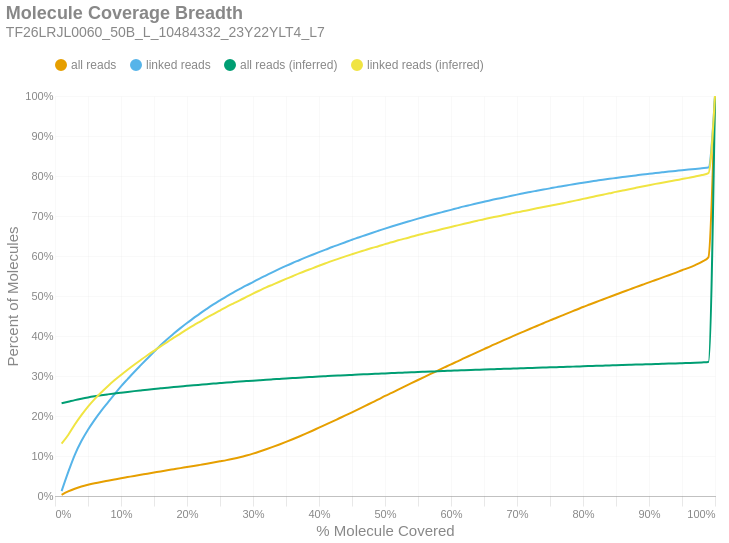

Notebook cell for this chart:
### Markdown cell above
### Molecule Read Coverage
This chart shows molecule coverage breadth as computed by the number of bases aligned to that molecule. In other words, "*how much of each unique long molecule is actually sequenced/aligned?*" Keep in mind there is a distinction between sequences and alignments, since some sequences belonging to a particular molecule may not align well and wouldn't appear in the alignment data. This chart also shows molecule coverage breadth as computed by the *inferred fragment* from which the aligned sequences originate. Unlike read coverage, this calculation takes into account the total insert size, including unsequenced gaps between the forward and reverse reads. Like the previous figures, these are cumulative percents.

### Code cell
if SKIPLR:
    print_html(f"Skipped")
else:
    binned_df = consolidated_hist(valids['coverage_bp'], mask, 0.01, True)
    binned_df_inf = consolidated_hist(valids['coverage_inserts'], mask, 0.01, True)
    binned_df = binned_df.with_columns(pl.lit(binned_df_inf['all reads (cumsum)']).alias('all reads (inferred)'))
    binned_df = binned_df.with_columns(pl.lit(binned_df_inf['linked reads (cumsum)']).alias('linked reads (inferred)'))
    binned_df = binned_df.with_columns(
        (pl.col('bin').cast(pl.Float64) + 0.01).alias('right_edge')
    )

    with SafeRender(binned_df):
        (
            density_plot(binned_df, 'Molecule Coverage Breadth', samplename, 'molcov', ['all reads (inferred)','linked reads (inferred)'])
            .encode(
                #x=alt.X('bin:Q', title="% Molecule Covered").axis(format = '%').scale(padding=0),
                x=alt.X('right_edge:Q', title="% Molecule Covered").axis(format='%').scale(padding=0),
                y=alt.Y('value:Q', title='Percent of Molecules')
                    .axis(format='%')
                    .stack(False)
                    .scale(domainMin=0, padding=0),
                color=alt.Color("key:N").scale(domain = ["all reads", "linked reads", "all reads (inferred)", "linked reads (inferred)"]),
                tooltip = [
                    alt.Tooltip("key:N", title = "Data Type"),
                    alt.Tooltip("range_label:N", title="% Molecule Covered"),
                    alt.Tooltip("value:Q", format = ".2%", title="% Molecules")
                ]
            )
        ).display()

### Figure 1 — Vega-Lite specification as saved in the notebook (floating-point values rounded to 4 significant figures)
{"width": "container", "height": 400, "config": {"title": {"anchor": "start", "dy": -15, "fontSize": 18, "color": "#888888", "subtitleColor": "#888888", "subtitleFontSize": 14}, "arc": {"fill": "#0072B2"}, "axis": {"domainColor": "#888888", "domainWidth": 0.5, "gridWidth": 0.2, "grid": false, "titleFontWeight": 400, "titleFontSize": 15, "labelFontSize": 11, "labelColor": "#888888", "tickColor": "#888888", "tickWidth": 0.2, "titleColor": "#888888"}, "axisBand": {"grid": false}, "axisX": {"grid": true, "tickSize": 10, "domainCap": "round"}, "axisY": {"domain": false, "grid": true, "tickSize": 0, "domainCap": "round"}, "background": "transparent", "header": {"labelFontSize": 15, "labelColor": "#888888", "titleFontSize": 15, "titleFontWeight": 600, "titleColor": "#888888"}, "legend": {"labelFont": "sans-serif", "labelFontSize": 12, "labelColor": "#888888", "symbolSize": 100, "symbolType": "circle", "titleFontSize": 12, "titlePadding": 10, "titleColor": "#888888", "title": null, "orient": "top"}, "range": {"category": ["#E69F00", "#56B4E9", "#009E73", "#F0E442", "#0072B2", "#D55E00", "#CC79A7", "#000000"], "diverging": ["#cfe8f3", "#a2d4ec", "#73bfe2", "#46abdb", "#1696d2", "#12719e"]}, "area": {"fill": "#0072B2", "fillOpacity": 0.7, "line": true, "strokeOpacity": 0.7}, "line": {"color": "#0072B2", "stroke": "#0072B2", "strokeWidth": 2}, "trail": {"color": "#0072B2", "stroke": "#0072B2", "strokeWidth": 0, "size": 1}, "point": {"filled": true, "fillOpacity": 1.0, "size": 95}, "text": {"color": "#888888", "fontSize": 11, "align": "right", "fontWeight": 400, "size": 11}, "bar": {"fill": "#0072B2", "stroke": null}, "view": {"stroke": null, "continuousWidth": 660, "continuousHeight": 400}}, "data": {"name": "data-f5264f682bd7e66673f9bc4347b3ea04"}, "mark": {"type": "line", "interpolate": "monotone", "point": {"opacity": 0, "size": 275}}, "encoding": {"color": {"field": "key", "scale": {"domain": ["all reads", "linked reads", "all reads (inferred)", "linked reads (inferred)"]}, "type": "nominal"}, "tooltip": [{"field": "key", "title": "Data Type", "type": "nominal"}, {"field": "range_label", "title": "% Molecule Covered", "type": "nominal"}, {"field": "value", "format": ".2%", "title": "% Molecules", "type": "quantitative"}], "x": {"axis": {"format": "%"}, "field": "right_edge", "scale": {"padding": 0}, "title": "% Molecule Covered", "type": "quantitative"}, "y": {"axis": {"format": "%"}, "field": "value", "scale": {"domainMin": 0, "padding": 0}, "stack": false, "title": "Percent of Molecules", "type": "quantitative"}}, "params": [{"name": "param_c36ac31b6afebe62", "select": {"type": "point", "fields": ["key"]}, "bind": "legend"}], "title": {"text": "Molecule Coverage Breadth", "subtitle": "TF26LRJL0060_50B_L_10484332_23Y22YLT4_L7"}, "transform": [{"fold": ["all reads (cumsum)", "linked reads (cumsum)", "all reads (inferred)", "linked reads (inferred)"]}, {"calculate": "replace(datum.key, ' (cumsum)', '')", "as": "key"}, {"filter": {"param": "param_c36ac31b6afebe62"}}], "usermeta": {"embedOptions": {"downloadFileName": "TF26LRJL0060_50B_L_10484332_23Y22YLT4_L7.molcov"}}, "$schema": "https://vega.github.io/schema/vega-lite/v6.4.1.json", "datasets": {"data-f5264f682bd7e66673f9bc4347b3ea04": [{"bin": "0.0", "interval": "0.0-0.01", "all reads": 0.003093, "linked reads": 0.01225, "all reads (cumsum)": 0.003093, "linked reads (cumsum)": 0.01225, "range_label": "0.0-0.01", "all reads (inferred)": 0.2318, "linked reads (inferred)": 0.131, "right_edge": 0.01}, {"bin": "0.01", "interval": "0.01-0.02", "all reads": 0.008256, "linked reads": 0.04738, "all reads (cumsum)": 0.01135, "linked reads (cumsum)": 0.05963, "range_label": "0.01-0.02", "all reads (inferred)": 0.2356, "linked reads (inferred)": 0.1526, "right_edge": 0.02}, {"bin": "0.02", "interval": "0.02-0.03", "all reads": 0.006918, "linked reads": 0.04336, "all reads (cumsum)": 0.01827, "linked reads (cumsum)": 0.103, "range_label": "0.02-0.03", "all reads (inferred)": 0.2397, "linked reads (inferred)": 0.1787, "right_edge": 0.03}, {"bin": "0.03", "interval": "0.03-0.04", "all reads": 0.005284, "linked reads": 0.03433, "all reads (cumsum)": 0.02355, "linked reads (cumsum)": 0.1373, "range_label": "0.03-0.04", "all reads (inferred)": 0.2432, "linked reads (inferred)": 0.2022, "right_edge": 0.04}, {"bin": "0.04", "interval": "0.04-0.05", "all reads": 0.004341, "linked reads": 0.02837, "all reads (cumsum)": 0.02789, "linked reads (cumsum)": 0.1657, "range_label": "0.04-0.05", "all reads (inferred)": 0.2464, "linked reads (inferred)": 0.2235, "right_edge": 0.05}, {"bin": "0.05", "interval": "0.05-0.06", "all reads": 0.003789, "linked reads": 0.0248, "all reads (cumsum)": 0.03168, "linked reads (cumsum)": 0.1905, "range_label": "0.05-0.06", "all reads (inferred)": 0.2492, "linked reads (inferred)": 0.2423, "right_edge": 0.06}, {"bin": "0.06", "interval": "0.06-0.07", "all reads": 0.003422, "linked reads": 0.02258, "all reads (cumsum)": 0.0351, "linked reads (cumsum)": 0.2131, "range_label": "0.06-0.07", "all reads (inferred)": 0.2517, "linked reads (inferred)": 0.2589, "right_edge": 0.07}, {"bin": "0.07", "interval": "0.07-0.08", "all reads": 0.003156, "linked reads": 0.02065, "all reads (cumsum)": 0.03826, "linked reads (cumsum)": 0.2337, "range_label": "0.07-0.08", "all reads (inferred)": 0.2541, "linked reads (inferred)": 0.2744, "right_edge": 0.08}, {"bin": "0.08", "interval": "0.08-0.09", "all reads": 0.003112, "linked reads": 0.0204, "all reads (cumsum)": 0.04137, "linked reads (cumsum)": 0.2541, "range_label": "0.08-0.09", "all reads (inferred)": 0.2563, "linked reads (inferred)": 0.2891, "right_edge": 0.09}, {"bin": "0.09", "interval": "0.09-0.1", "all reads": 0.003065, "linked reads": 0.01984, "all reads (cumsum)": 0.04444, "linked reads (cumsum)": 0.274, "range_label": "0.09-0.1", "all reads (inferred)": 0.2583, "linked reads (inferred)": 0.3027, "right_edge": 0.1}, {"bin": "0.1", "interval": "0.1-0.11", "all reads": 0.00285, "linked reads": 0.01826, "all reads (cumsum)": 0.04729, "linked reads (cumsum)": 0.2922, "range_label": "0.1-0.11", "all reads (inferred)": 0.2603, "linked reads (inferred)": 0.3158, "right_edge": 0.11}, {"bin": "0.11", "interval": "0.11-0.12", "all reads": 0.002865, "linked reads": 0.01789, "all reads (cumsum)": 0.05015, "linked reads (cumsum)": 0.3101, "range_label": "0.11-0.12", "all reads (inferred)": 0.2622, "linked reads (inferred)": 0.3282, "right_edge": 0.12}, {"bin": "0.12", "interval": "0.12-0.13", "all reads": 0.002814, "linked reads": 0.01702, "all reads (cumsum)": 0.05297, "linked reads (cumsum)": 0.3271, "range_label": "0.12-0.13", "all reads (inferred)": 0.264, "linked reads (inferred)": 0.3401, "right_edge": 0.13}, {"bin": "0.13", "interval": "0.13-0.14", "all reads": 0.002789, "linked reads": 0.01677, "all reads (cumsum)": 0.05575, "linked reads (cumsum)": 0.3439, "range_label": "0.13-0.14", "all reads (inferred)": 0.2658, "linked reads (inferred)": 0.3518, "right_edge": 0.14}, {"bin": "0.14", "interval": "0.14-0.15", "all reads": 0.002857, "linked reads": 0.01667, "all reads (cumsum)": 0.05861, "linked reads (cumsum)": 0.3606, "range_label": "0.14-0.15", "all reads (inferred)": 0.2674, "linked reads (inferred)": 0.363, "right_edge": 0.15}, {"bin": "0.15", "interval": "0.15-0.16", "all reads": 0.002912, "linked reads": 0.01656, "all reads (cumsum)": 0.06152, "linked reads (cumsum)": 0.3771, "range_label": "0.15-0.16", "all reads (inferred)": 0.2691, "linked reads (inferred)": 0.374, "right_edge": 0.16}, {"bin": "0.16", "interval": "0.16-0.17", "all reads": 0.002748, "linked reads": 0.01499, "all reads (cumsum)": 0.06427, "linked reads (cumsum)": 0.3921, "range_label": "0.16-0.17", "all reads (inferred)": 0.2707, "linked reads (inferred)": 0.3849, "right_edge": 0.17}, {"bin": "0.17", "interval": "0.17-0.18", "all reads": 0.002697, "linked reads": 0.01397, "all reads (cumsum)": 0.06697, "linked reads (cumsum)": 0.4061, "range_label": "0.17-0.18", "all reads (inferred)": 0.2723, "linked reads (inferred)": 0.3958, "right_edge": 0.18}, {"bin": "0.18", "interval": "0.18-0.19", "all reads": 0.002702, "linked reads": 0.01356, "all reads (cumsum)": 0.06967, "linked reads (cumsum)": 0.4196, "range_label": "0.18-0.19", "all reads (inferred)": 0.2738, "linked reads (inferred)": 0.4061, "right_edge": 0.19}, {"bin": "0.19", "interval": "0.19-0.2", "all reads": 0.002651, "linked reads": 0.01283, "all reads (cumsum)": 0.07232, "linked reads (cumsum)": 0.4325, "range_label": "0.19-0.2", "all reads (inferred)": 0.2753, "linked reads (inferred)": 0.4166, "right_edge": 0.2}, {"bin": "0.2", "interval": "0.2-0.21", "all reads": 0.002706, "linked reads": 0.01216, "all reads (cumsum)": 0.07503, "linked reads (cumsum)": 0.4446, "range_label": "0.2-0.21", "all reads (inferred)": 0.2768, "linked reads (inferred)": 0.4267, "right_edge": 0.21}, {"bin": "0.21", "interval": "0.21-0.22", "all reads": 0.002817, "linked reads": 0.01209, "all reads (cumsum)": 0.07785, "linked reads (cumsum)": 0.4567, "range_label": "0.21-0.22", "all reads (inferred)": 0.2782, "linked reads (inferred)": 0.4362, "right_edge": 0.22}, {"bin": "0.22", "interval": "0.22-0.23", "all reads": 0.002824, "linked reads": 0.01129, "all reads (cumsum)": 0.08067, "linked reads (cumsum)": 0.468, "range_label": "0.22-0.23", "all reads (inferred)": 0.2796, "linked reads (inferred)": 0.4458, "right_edge": 0.23}, {"bin": "0.23", "interval": "0.23-0.24", "all reads": 0.002932, "linked reads": 0.01094, "all reads (cumsum)": 0.0836, "linked reads (cumsum)": 0.4789, "range_label": "0.23-0.24", "all reads (inferred)": 0.2809, "linked reads (inferred)": 0.4547, "right_edge": 0.24}, {"bin": "0.24", "interval": "0.24-0.25", "all reads": 0.00302, "linked reads": 0.01025, "all reads (cumsum)": 0.08662, "linked reads (cumsum)": 0.4892, "range_label": "0.24-0.25", "all reads (inferred)": 0.2823, "linked reads (inferred)": 0.4637, "right_edge": 0.25}, {"bin": "0.25", "interval": "0.25-0.26", "all reads": 0.003097, "linked reads": 0.01005, "all reads (cumsum)": 0.08972, "linked reads (cumsum)": 0.4992, "range_label": "0.25-0.26", "all reads (inferred)": 0.2836, "linked reads (inferred)": 0.4728, "right_edge": 0.26}, {"bin": "0.26", "interval": "0.26-0.27", "all reads": 0.003553, "linked reads": 0.00949, "all reads (cumsum)": 0.09327, "linked reads (cumsum)": 0.5087, "range_label": "0.26-0.27", "all reads (inferred)": 0.2848, "linked reads (inferred)": 0.4811, "right_edge": 0.27}, {"bin": "0.27", "interval": "0.27-0.28", "all reads": 0.003828, "linked reads": 0.008886, "all reads (cumsum)": 0.0971, "linked reads (cumsum)": 0.5176, "range_label": "0.27-0.28", "all reads (inferred)": 0.286, "linked reads (inferred)": 0.4891, "right_edge": 0.28}, {"bin": "0.28", "interval": "0.28-0.29", "all reads": 0.004263, "linked reads": 0.008802, "all reads (cumsum)": 0.1014, "linked reads (cumsum)": 0.5264, "range_label": "0.28-0.29", "all reads (inferred)": 0.2872, "linked reads (inferred)": 0.4976, "right_edge": 0.29}, {"bin": "0.29", "interval": "0.29-0.3", "all reads": 0.004663, "linked reads": 0.008416, "all reads (cumsum)": 0.106, "linked reads (cumsum)": 0.5348, "range_label": "0.29-0.3", "all reads (inferred)": 0.2884, "linked reads (inferred)": 0.5058, "right_edge": 0.3}, {"bin": "0.3", "interval": "0.3-0.31", "all reads": 0.005202, "linked reads": 0.008797, "all reads (cumsum)": 0.1112, "linked reads (cumsum)": 0.5436, "range_label": "0.3-0.31", "all reads (inferred)": 0.2896, "linked reads (inferred)": 0.5137, "right_edge": 0.31}, {"bin": "0.31", "interval": "0.31-0.32", "all reads": 0.005617, "linked reads": 0.008109, "all reads (cumsum)": 0.1168, "linked reads (cumsum)": 0.5517, "range_label": "0.31-0.32", "all reads (inferred)": 0.2907, "linked reads (inferred)": 0.5214, "right_edge": 0.32}, {"bin": "0.32", "interval": "0.32-0.33", "all reads": 0.005894, "linked reads": 0.008123, "all reads (cumsum)": 0.1227, "linked reads (cumsum)": 0.5599, "range_label": "0.32-0.33", "all reads (inferred)": 0.2917, "linked reads (inferred)": 0.5285, "right_edge": 0.33}, {"bin": "0.33", "interval": "0.33-0.34", "all reads": 0.006115, "linked reads": 0.007817, "all reads (cumsum)": 0.1289, "linked reads (cumsum)": 0.5677, "range_label": "0.33-0.34", "all reads (inferred)": 0.2928, "linked reads (inferred)": 0.5357, "right_edge": 0.34}, {"bin": "0.34", "interval": "0.34-0.35", "all reads": 0.006391, "linked reads": 0.007614, "all reads (cumsum)": 0.1352, "linked reads (cumsum)": 0.5753, "range_label": "0.34-0.35", "all reads (inferred)": 0.2938, "linked reads (inferred)": 0.5427, "right_edge": 0.35}, {"bin": "0.35", "interval": "0.35-0.36", "all reads": 0.006668, "linked reads": 0.007267, "all reads (cumsum)": 0.1419, "linked reads (cumsum)": 0.5826, "range_label": "0.35-0.36", "all reads (inferred)": 0.2948, "linked reads (inferred)": 0.5495, "right_edge": 0.36}, {"bin": "0.36", "interval": "0.36-0.37", "all reads": 0.006898, "linked reads": 0.006896, "all reads (cumsum)": 0.1488, "linked reads (cumsum)": 0.5895, "range_label": "0.36-0.37", "all reads (inferred)": 0.2958, "linked reads (inferred)": 0.5565, "right_edge": 0.37}, {"bin": "0.37", "interval": "0.37-0.38", "all reads": 0.007093, "linked reads": 0.006926, "all reads (cumsum)": 0.1559, "linked reads (cumsum)": 0.5964, "range_label": "0.37-0.38", "all reads (inferred)": 0.2967, "linked reads (inferred)": 0.563, "right_edge": 0.38}, {"bin": "0.38", "interval": "0.38-0.39", "all reads": 0.00732, "linked reads": 0.006678, "all reads (cumsum)": 0.1632, "linked reads (cumsum)": 0.6031, "range_label": "0.38-0.39", "all reads (inferred)": 0.2976, "linked reads (inferred)": 0.5691, "right_edge": 0.39}, {"bin": "0.39", "interval": "0.39-0.4", "all reads": 0.007657, "linked reads": 0.006554, "all reads (cumsum)": 0.1709, "linked reads (cumsum)": 0.6096, "range_label": "0.39-0.4", "all reads (inferred)": 0.2986, "linked reads (inferred)": 0.5756, "right_edge": 0.4}, {"bin": "0.4", "interval": "0.4-0.41", "all reads": 0.007489, "linked reads": 0.006237, "all reads (cumsum)": 0.1784, "linked reads (cumsum)": 0.6158, "range_label": "0.4-0.41", "all reads (inferred)": 0.2995, "linked reads (inferred)": 0.5818, "right_edge": 0.41}, {"bin": "0.41", "interval": "0.41-0.42", "all reads": 0.007631, "linked reads": 0.006539, "all reads (cumsum)": 0.186, "linked reads (cumsum)": 0.6224, "range_label": "0.41-0.42", "all reads (inferred)": 0.3003, "linked reads (inferred)": 0.5878, "right_edge": 0.42}, {"bin": "0.42", "interval": "0.42-0.43", "all reads": 0.007712, "linked reads": 0.005935, "all reads (cumsum)": 0.1937, "linked reads (cumsum)": 0.6283, "range_label": "0.42-0.43", "all reads (inferred)": 0.3012, "linked reads (inferred)": 0.5934, "right_edge": 0.43}, {"bin": "0.43", "interval": "0.43-0.44", "all reads": 0.007713, "linked reads": 0.006153, "all reads (cumsum)": 0.2014, "linked reads (cumsum)": 0.6345, "range_label": "0.43-0.44", "all reads (inferred)": 0.302, "linked reads (inferred)": 0.599, "right_edge": 0.44}, {"bin": "0.44", "interval": "0.44-0.45", "all reads": 0.007795, "linked reads": 0.006307, "all reads (cumsum)": 0.2092, "linked reads (cumsum)": 0.6408, "range_label": "0.44-0.45", "all reads (inferred)": 0.3028, "linked reads (inferred)": 0.6043, "right_edge": 0.45}, {"bin": "0.45", "interval": "0.45-0.46", "all reads": 0.008047, "linked reads": 0.00545, "all reads (cumsum)": 0.2173, "linked reads (cumsum)": 0.6462, "range_label": "0.45-0.46", "all reads (inferred)": 0.3036, "linked reads (inferred)": 0.6096, "right_edge": 0.46}, {"bin": "0.46", "interval": "0.46-0.47", "all reads": 0.008001, "linked reads": 0.005708, "all reads (cumsum)": 0.2253, "linked reads (cumsum)": 0.6519, "range_label": "0.46-0.47", "all reads (inferred)": 0.3043, "linked reads (inferred)": 0.6147, "right_edge": 0.47}, {"bin": "0.47", "interval": "0.47-0.48", "all reads": 0.00823, "linked reads": 0.005629, "all reads (cumsum)": 0.2335, "linked reads (cumsum)": 0.6576, "range_label": "0.47-0.48", "all reads (inferred)": 0.3051, "linked reads (inferred)": 0.6198, "right_edge": 0.48}, {"bin": "0.48", "interval": "0.48-0.49", "all reads": 0.008, "linked reads": 0.00551, "all reads (cumsum)": 0.2415, "linked reads (cumsum)": 0.6631, "range_label": "0.48-0.49", "all reads (inferred)": 0.3058, "linked reads (inferred)": 0.6245, "right_edge": 0.49}, {"bin": "0.49", "interval": "0.49-0.5", "all reads": 0.008718, "linked reads": 0.00547, "all reads (cumsum)": 0.2502, "linked reads (cumsum)": 0.6686, "range_label": "0.49-0.5", "all reads (inferred)": 0.3066, "linked reads (inferred)": 0.6296, "right_edge": 0.5}, {"bin": "0.5", "interval": "0.5-0.51", "all reads": 0.007426, "linked reads": 0.005178, "all reads (cumsum)": 0.2576, "linked reads (cumsum)": 0.6737, "range_label": "0.5-0.51", "all reads (inferred)": 0.3072, "linked reads (inferred)": 0.6342, "right_edge": 0.51}, {"bin": "0.51", "interval": "0.51-0.52", "all reads": 0.008206, "linked reads": 0.005, "all reads (cumsum)": 0.2658, "linked reads (cumsum)": 0.6787, "range_label": "0.51-0.52", "all reads (inferred)": 0.308, "linked reads (inferred)": 0.6392, "right_edge": 0.52}, {"bin": "0.52", "interval": "0.52-0.53", "all reads": 0.0081, "linked reads": 0.004827, "all reads (cumsum)": 0.2739, "linked reads (cumsum)": 0.6836, "range_label": "0.52-0.53", "all reads (inferred)": 0.3086, "linked reads (inferred)": 0.6434, "right_edge": 0.53}, {"bin": "0.53", "interval": "0.53-0.54", "all reads": 0.008092, "linked reads": 0.004985, "all reads (cumsum)": 0.282, "linked reads (cumsum)": 0.6885, "range_label": "0.53-0.54", "all reads (inferred)": 0.3093, "linked reads (inferred)": 0.6479, "right_edge": 0.54}, {"bin": "0.54", "interval": "0.54-0.55", "all reads": 0.007946, "linked reads": 0.004841, "all reads (cumsum)": 0.29, "linked reads (cumsum)": 0.6934, "range_label": "0.54-0.55", "all reads (inferred)": 0.31, "linked reads (inferred)": 0.6525, "right_edge": 0.55}, {"bin": "0.55", "interval": "0.55-0.56", "all reads": 0.007896, "linked reads": 0.004569, "all reads (cumsum)": 0.2979, "linked reads (cumsum)": 0.698, "range_label": "0.55-0.56", "all reads (inferred)": 0.3106, "linked reads (inferred)": 0.6565, "right_edge": 0.56}, {"bin": "0.56", "interval": "0.56-0.57", "all reads": 0.007818, "linked reads": 0.004505, "all reads (cumsum)": 0.3057, "linked reads (cumsum)": 0.7025, "range_label": "0.56-0.57", "all reads (inferred)": 0.3113, "linked reads (inferred)": 0.6606, "right_edge": 0.57}, {"bin": "0.57", "interval": "0.57-0.58", "all reads": 0.0078, "linked reads": 0.004396, "all reads (cumsum)": 0.3135, "linked reads (cumsum)": 0.7069, "range_label": "0.57-0.58", "all reads (inferred)": 0.3119, "linked reads (inferred)": 0.6646, "right_edge": 0.58}, {"bin": "0.58", "interval": "0.58-0.59", "all reads": 0.007837, "linked reads": 0.004193, "all reads (cumsum)": 0.3213, "linked reads (cumsum)": 0.711, "range_label": "0.58-0.59", "all reads (inferred)": 0.3125, "linked reads (inferred)": 0.6686, "right_edge": 0.59}, {"bin": "0.59", "interval": "0.59-0.6", "all reads": 0.00792, "linked reads": 0.004317, "all reads (cumsum)": 0.3293, "linked reads (cumsum)": 0.7154, "range_label": "0.59-0.6", "all reads (inferred)": 0.3132, "linked reads (inferred)": 0.6725, "right_edge": 0.6}, {"bin": "0.6", "interval": "0.6-0.61", "all reads": 0.007425, "linked reads": 0.004406, "all reads (cumsum)": 0.3367, "linked reads (cumsum)": 0.7198, "range_label": "0.6-0.61", "all reads (inferred)": 0.3138, "linked reads (inferred)": 0.6765, "right_edge": 0.61}, {"bin": "0.61", "interval": "0.61-0.62", "all reads": 0.007787, "linked reads": 0.004237, "all reads (cumsum)": 0.3445, "linked reads (cumsum)": 0.724, "range_label": "0.61-0.62", "all reads (inferred)": 0.3144, "linked reads (inferred)": 0.6805, "right_edge": 0.62}, {"bin": "0.62", "interval": "0.62-0.63", "all reads": 0.0076, "linked reads": 0.003827, "all reads (cumsum)": 0.3521, "linked reads (cumsum)": 0.7278, "range_label": "0.62-0.63", "all reads (inferred)": 0.315, "linked reads (inferred)": 0.6844, "right_edge": 0.63}, {"bin": "0.63", "interval": "0.63-0.64", "all reads": 0.007574, "linked reads": 0.003945, "all reads (cumsum)": 0.3596, "linked reads (cumsum)": 0.7318, "range_label": "0.63-0.64", "all reads (inferred)": 0.3156, "linked reads (inferred)": 0.6882, "right_edge": 0.64}, {"bin": "0.64", "interval": "0.64-0.65", "all reads": 0.007494, "linked reads": 0.003846, "all reads (cumsum)": 0.3671, "linked reads (cumsum)": 0.7356, "range_label": "0.64-0.65", "all reads (inferred)": 0.3162, "linked reads (inferred)": 0.6921, "right_edge": 0.65}, {"bin": "0.65", "interval": "0.65-0.66", "all reads": 0.007722, "linked reads": 0.003841, "all reads (cumsum)": 0.3749, "linked reads (cumsum)": 0.7395, "range_label": "0.65-0.66", "all reads (inferred)": 0.3168, "linked reads (inferred)": 0.6956, "right_edge": 0.66}, {"bin": "0.66", "interval": "0.66-0.67", "all reads": 0.007332, "linked reads": 0.00352, "all reads (cumsum)": 0.3822, "linked reads (cumsum)": 0.743, "range_label": "0.66-0.67", "all reads (inferred)": 0.3173, "linked reads (inferred)": 0.6988, "right_edge": 0.67}, {"bin": "0.67", "interval": "0.67-0.68", "all reads": 0.007341, "linked reads": 0.003341, "all reads (cumsum)": 0.3895, "linked reads (cumsum)": 0.7463, "range_label": "0.67-0.68", "all reads (inferred)": 0.3179, "linked reads (inferred)": 0.7022, "right_edge": 0.68}, {"bin": "0.68", "interval": "0.68-0.69", "all reads": 0.00723, "linked reads": 0.003609, "all reads (cumsum)": 0.3968, "linked reads (cumsum)": 0.7499, "range_label": "0.68-0.69", "all reads (inferred)": 0.3184, "linked reads (inferred)": 0.7056, "right_edge": 0.69}, {"bin": "0.69", "interval": "0.69-0.7", "all reads": 0.007289, "linked reads": 0.003539, "all reads (cumsum)": 0.404, "linked reads (cumsum)": 0.7535, "range_label": "0.69-0.7", "all reads (inferred)": 0.319, "linked reads (inferred)": 0.7092, "right_edge": 0.7}, {"bin": "0.7", "interval": "0.7-0.71", "all reads": 0.006967, "linked reads": 0.003317, "all reads (cumsum)": 0.411, "linked reads (cumsum)": 0.7568, "range_label": "0.7-0.71", "all reads (inferred)": 0.3195, "linked reads (inferred)": 0.7123, "right_edge": 0.71}, {"bin": "0.71", "interval": "0.71-0.72", "all reads": 0.007025, "linked reads": 0.003366, "all reads (cumsum)": 0.418, "linked reads (cumsum)": 0.7602, "range_label": "0.71-0.72", "all reads (inferred)": 0.32, "linked reads (inferred)": 0.7157, "right_edge": 0.72}, {"bin": "0.72", "interval": "0.72-0.73", "all reads": 0.007061, "linked reads": 0.002995, "all reads (cumsum)": 0.4251, "linked reads (cumsum)": 0.7632, "range_label": "0.72-0.73", "all reads (inferred)": 0.3206, "linked reads (inferred)": 0.7191, "right_edge": 0.73}, {"bin": "0.73", "interval": "0.73-0.74", "all reads": 0.006863, "linked reads": 0.002975, "all reads (cumsum)": 0.432, "linked reads (cumsum)": 0.7661, "range_label": "0.73-0.74", "all reads (inferred)": 0.3211, "linked reads (inferred)": 0.7224, "right_edge": 0.74}, {"bin": "0.74", "interval": "0.74-0.75", "all reads": 0.007105, "linked reads": 0.00295, "all reads (cumsum)": 0.4391, "linked reads (cumsum)": 0.7691, "range_label": "0.74-0.75", "all reads (inferred)": 0.3216, "linked reads (inferred)": 0.7256, "right_edge": 0.75}, {"bin": "0.75", "interval": "0.75-0.76", "all reads": 0.006601, "linked reads": 0.003143, "all reads (cumsum)": 0.4457, "linked reads (cumsum)": 0.7722, "range_label": "0.75-0.76", "all reads (inferred)": 0.3221, "linked reads (inferred)": 0.7289, "right_edge": 0.76}, {"bin": "0.76", "interval": "0.76-0.77", "all reads": 0.0067, "linked reads": 0.002738, "all reads (cumsum)": 0.4524, "linked reads (cumsum)": 0.775, "range_label": "0.76-0.77", "all reads (inferred)": 0.3226, "linked reads (inferred)": 0.732, "right_edge": 0.77}, {"bin": "0.77", "interval": "0.77-0.78", "all reads": 0.006706, "linked reads": 0.002891, "all reads (cumsum)": 0.4591, "linked reads (cumsum)": 0.7778, "range_label": "0.77-0.78", "all reads (inferred)": 0.3232, "linked reads (inferred)": 0.7356, "right_edge": 0.78}, {"bin": "0.78", "interval": "0.78-0.79", "all reads": 0.006493, "linked reads": 0.002678, "all reads (cumsum)": 0.4656, "linked reads (cumsum)": 0.7805, "range_label": "0.78-0.79", "all reads (inferred)": 0.3237, "linked reads (inferred)": 0.7391, "right_edge": 0.79}, {"bin": "0.79", "interval": "0.79-0.8", "all reads": 0.006869, "linked reads": 0.002767, "all reads (cumsum)": 0.4724, "linked reads (cumsum)": 0.7833, "range_label": "0.79-0.8", "all reads (inferred)": 0.3243, "linked reads (inferred)": 0.7428, "right_edge": 0.8}, {"bin": "0.8", "interval": "0.8-0.81", "all reads": 0.006284, "linked reads": 0.002569, "all reads (cumsum)": 0.4787, "linked reads (cumsum)": 0.7859, "range_label": "0.8-0.81", "all reads (inferred)": 0.3248, "linked reads (inferred)": 0.7462, "right_edge": 0.81}, {"bin": "0.81", "interval": "0.81-0.82", "all reads": 0.006303, "linked reads": 0.002426, "all reads (cumsum)": 0.485, "linked reads (cumsum)": 0.7883, "range_label": "0.81-0.82", "all reads (inferred)": 0.3254, "linked reads (inferred)": 0.7498, "right_edge": 0.82}, {"bin": "0.82", "interval": "0.82-0.83", "all reads": 0.006368, "linked reads": 0.002455, "all reads (cumsum)": 0.4914, "linked reads (cumsum)": 0.7907, "range_label": "0.82-0.83", "all reads (inferred)": 0.3259, "linked reads (inferred)": 0.7533, "right_edge": 0.83}, {"bin": "0.83", "interval": "0.83-0.84", "all reads": 0.006206, "linked reads": 0.002193, "all reads (cumsum)": 0.4976, "linked reads (cumsum)": 0.7929, "range_label": "0.83-0.84", "all reads (inferred)": 0.3264, "linked reads (inferred)": 0.7567, "right_edge": 0.84}, {"bin": "0.84", "interval": "0.84-0.85", "all reads": 0.006133, "linked reads": 0.002143, "all reads (cumsum)": 0.5037, "linked reads (cumsum)": 0.7951, "range_label": "0.84-0.85", "all reads (inferred)": 0.327, "linked reads (inferred)": 0.7604, "right_edge": 0.85}, {"bin": "0.85", "interval": "0.85-0.86", "all reads": 0.006198, "linked reads": 0.002173, "all reads (cumsum)": 0.5099, "linked reads (cumsum)": 0.7973, "range_label": "0.85-0.86", "all reads (inferred)": 0.3275, "linked reads (inferred)": 0.7636, "right_edge": 0.86}, {"bin": "0.86", "interval": "0.86-0.87", "all reads": 0.006008, "linked reads": 0.002218, "all reads (cumsum)": 0.5159, "linked reads (cumsum)": 0.7995, "range_label": "0.86-0.87", "all reads (inferred)": 0.328, "linked reads (inferred)": 0.7669, "right_edge": 0.87}, {"bin": "0.87", "interval": "0.87-0.88", "all reads": 0.006131, "linked reads": 0.002054, "all reads (cumsum)": 0.5221, "linked reads (cumsum)": 0.8015, "range_label": "0.87-0.88", "all reads (inferred)": 0.3285, "linked reads (inferred)": 0.7704, "right_edge": 0.88}, {"bin": "0.88", "interval": "0.88-0.89", "all reads": 0.005917, "linked reads": 0.002069, "all reads (cumsum)": 0.528, "linked reads (cumsum)": 0.8036, "range_label": "0.88-0.89", "all reads (inferred)": 0.329, "linked reads (inferred)": 0.7739, "right_edge": 0.89}, {"bin": "0.89", "interval": "0.89-0.9", "all reads": 0.006141, "linked reads": 0.001891, "all reads (cumsum)": 0.5341, "linked reads (cumsum)": 0.8055, "range_label": "0.89-0.9", "all reads (inferred)": 0.3295, "linked reads (inferred)": 0.7771, "right_edge": 0.9}, {"bin": "0.9", "interval": "0.9-0.91", "all reads": 0.005798, "linked reads": 0.001832, "all reads (cumsum)": 0.5399, "linked reads (cumsum)": 0.8073, "range_label": "0.9-0.91", "all reads (inferred)": 0.33, "linked reads (inferred)": 0.7803, "right_edge": 0.91}, {"bin": "0.91", "interval": "0.91-0.92", "all reads": 0.006096, "linked reads": 0.001896, "all reads (cumsum)": 0.546, "linked reads (cumsum)": 0.8092, "range_label": "0.91-0.92", "all reads (inferred)": 0.3305, "linked reads (inferred)": 0.7833, "right_edge": 0.92}, {"bin": "0.92", "interval": "0.92-0.93", "all reads": 0.005789, "linked reads": 0.001846, "all reads (cumsum)": 0.5518, "linked reads (cumsum)": 0.8111, "range_label": "0.92-0.93", "all reads (inferred)": 0.331, "linked reads (inferred)": 0.7863, "right_edge": 0.93}, {"bin": "0.93", "interval": "0.93-0.94", "all reads": 0.006088, "linked reads": 0.001693, "all reads (cumsum)": 0.5579, "linked reads (cumsum)": 0.8128, "range_label": "0.93-0.94", "all reads (inferred)": 0.3315, "linked reads (inferred)": 0.7891, "right_edge": 0.94}, {"bin": "0.94", "interval": "0.94-0.95", "all reads": 0.006621, "linked reads": 0.001757, "all reads (cumsum)": 0.5645, "linked reads (cumsum)": 0.8145, "range_label": "0.94-0.95", "all reads (inferred)": 0.332, "linked reads (inferred)": 0.7923, "right_edge": 0.95}, {"bin": "0.95", "interval": "0.95-0.96", "all reads": 0.005768, "linked reads": 0.001648, "all reads (cumsum)": 0.5703, "linked reads (cumsum)": 0.8162, "range_label": "0.95-0.96", "all reads (inferred)": 0.3326, "linked reads (inferred)": 0.7953, "right_edge": 0.96}, {"bin": "0.96", "interval": "0.96-0.97", "all reads": 0.006999, "linked reads": 0.001569, "all reads (cumsum)": 0.5773, "linked reads (cumsum)": 0.8177, "range_label": "0.96-0.97", "all reads (inferred)": 0.3332, "linked reads (inferred)": 0.7988, "right_edge": 0.97}, {"bin": "0.97", "interval": "0.97-0.98", "all reads": 0.008157, "linked reads": 0.001644, "all reads (cumsum)": 0.5854, "linked reads (cumsum)": 0.8194, "range_label": "0.97-0.98", "all reads (inferred)": 0.334, "linked reads (inferred)": 0.8023, "right_edge": 0.98}, {"bin": "0.98", "interval": "0.98-0.99", "all reads": 0.01123, "linked reads": 0.001658, "all reads (cumsum)": 0.5967, "linked reads (cumsum)": 0.821, "range_label": "0.98-0.99", "all reads (inferred)": 0.335, "linked reads (inferred)": 0.807, "right_edge": 0.99}, {"bin": "0.99", "interval": "0.99-1.0", "all reads": 0.4033, "linked reads": 0.179, "all reads (cumsum)": 1.0, "linked reads (cumsum)": 1.0, "range_label": "0.99-1.0", "all reads (inferred)": 1.0, "linked reads (inferred)": 1.0, "right_edge": 1.0}]}}
